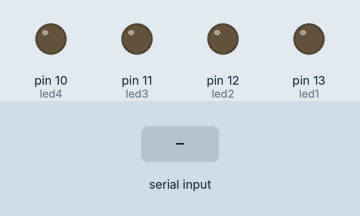
Simulated run of this sketch. Board: Arduino Mega 2560, built with avr-gcc and run on an emulated ATmega2560. Parts: output pins drawn as LEDs (lit = HIGH). The test bench sets the inputs (shaded band).

Above: at 1.2 s.
1.3 s: "1" received over the second serial link
At 2.4 s:
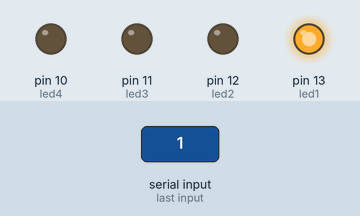
2.8 s: "2" received over the second serial link
At 3.5 s:
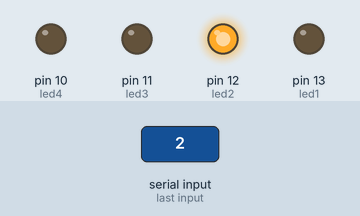
4.3 s: "3" received over the second serial link
At 4.6 s:
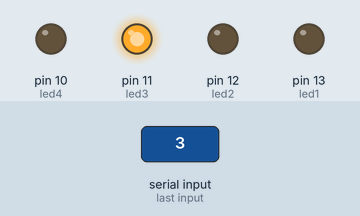
5.8 s: "4" received over the second serial link
At 7.0 s:
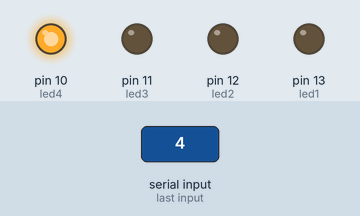
7.3 s: "x" received over the second serial link
At 8.1 s:
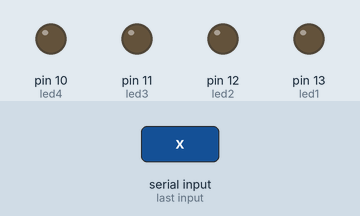
Timing chart, 0 to 9.8 s (numbered marks = the images above; inputs shaded):
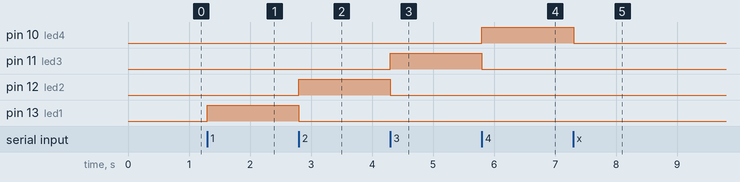

Measured:
- after the input at 1.3 s, pin 13 (led1): LOW → HIGH at once
- after the input at 2.8 s, pin 12 (led2): LOW → HIGH at once; pin 13 (led1): HIGH → LOW at once
- after the input at 4.3 s, pin 11 (led3): LOW → HIGH at once; pin 12 (led2): HIGH → LOW at once
- after the input at 5.8 s, pin 10 (led4): LOW → HIGH at once; pin 11 (led3): HIGH → LOW at once
- after the input at 7.3 s, pin 10 (led4): HIGH → LOW at once

The sketch:

hc06_led.ino
```cpp
//LED pinleri
#define led1 13
#define led2 12
#define led3 11
#define led4 10

void setup()
{
  //LED pinlerini cikis olarak ayarla
  pinMode(led1, OUTPUT);
  pinMode(led2, OUTPUT);
  pinMode(led3, OUTPUT);
  pinMode(led4, OUTPUT);
  //HC06 ile seri iletisimi 9600 baud'da baslat
  Serial1.begin(9600);
  Serial1.print("1 ile 4 arasinda bir LED numarasi girin veya ");
  Serial1.println("x ile hepsini sondurun");
}

void loop()
{
  if (Serial1.available()) //Haberlesme baslayana kadar bekle
  {
    char ch = Serial1.read(); //Bluetooth uzerinden gelen karakteri oku
    switch (ch) //karaktere gore LED'leri yak
    {
      case '1':
        digitalWrite(led1, HIGH);
        digitalWrite(led2, LOW);
        digitalWrite(led3, LOW);
        digitalWrite(led4, LOW);
        Serial1.println("1 numarali LED yandi");
        break;
      case '2':
        digitalWrite(led1, LOW);
        digitalWrite(led2, HIGH);
        digitalWrite(led3, LOW);
        digitalWrite(led4, LOW);
        Serial1.println("2 numarali LED yandi");
        break;
      case '3':
        digitalWrite(led1, LOW);
        digitalWrite(led2, LOW);
        digitalWrite(led3, HIGH);
        digitalWrite(led4, LOW);
        Serial1.println("3 numarali LED yandi");
        break;
      case '4':
        digitalWrite(led1, LOW);
        digitalWrite(led2, LOW);
        digitalWrite(led3, LOW);
        digitalWrite(led4, HIGH);
        Serial1.println("4 numarali LED yandi");
        break;
      case 'x':
        digitalWrite(led1, LOW);
        digitalWrite(led2, LOW);
        digitalWrite(led3, LOW);
        digitalWrite(led4, LOW);
        Serial1.println("Tum LED'ler sondu");
        break;
      default: //hatali karakter girisinde uyari yap
        Serial1.println("Yanlis giris yapildi.");
        break;
    }
  }
}
```
